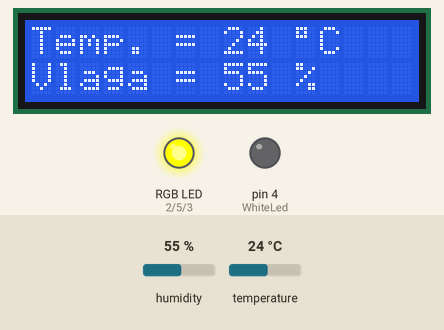
Bench run of a sketch on a simulated Arduino Uno, built with avr-gcc and run on an emulated ATmega328P. Shown: 16×2 character LCD, an RGB LED mixed from three pins (HIGH = lit), output pins drawn as LEDs (lit = HIGH). The inputs (shaded band) are chosen by the test bench; at power-on: humidity 55 %, temperature 24 °C. What the sketch prints to the serial monitor is not drawn.

Above: at 1.2 s.
1.3 s: humidity set to 22 %
At 3.4 s:
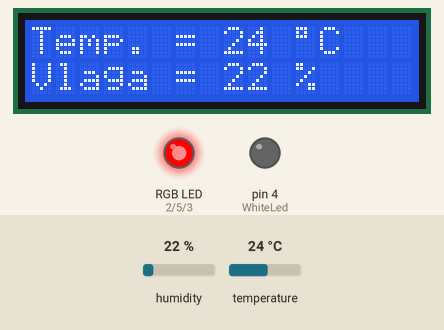
5.3 s: temperature set to 21 °C
At 7.5 s:
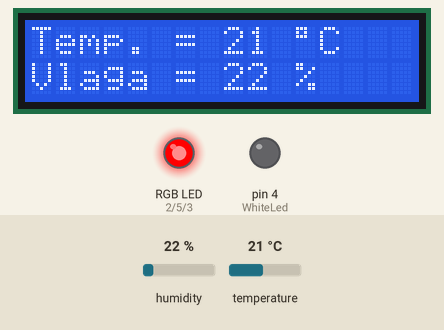
9.3 s: temperature set to 18 °C
At 13.2 s:
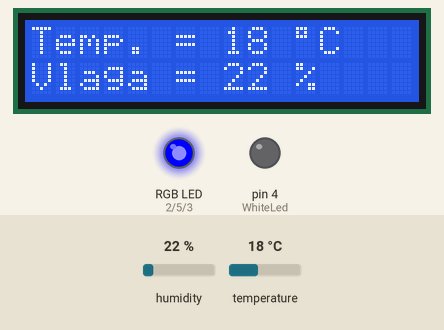
13.8 s: humidity set to 31 %
At 16.0 s:
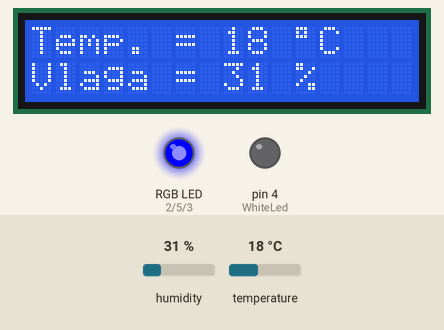
17.8 s: humidity set to 34 %
At 18.9 s:
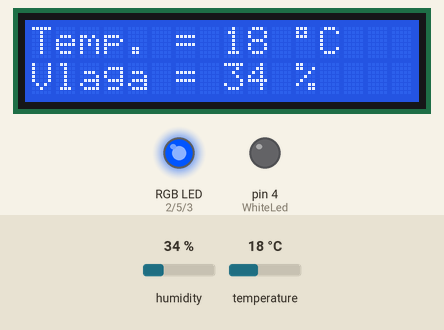
21.8 s: temperature set to 28 °C
At 25.8 s:
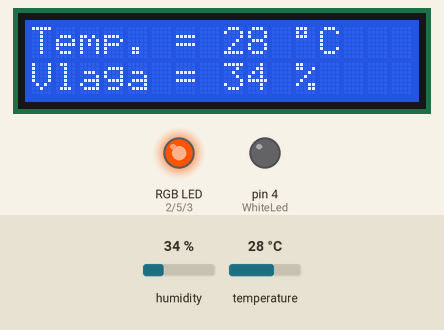
Timing chart, 0 to 27.0 s (numbered marks = the images above; inputs shaded):
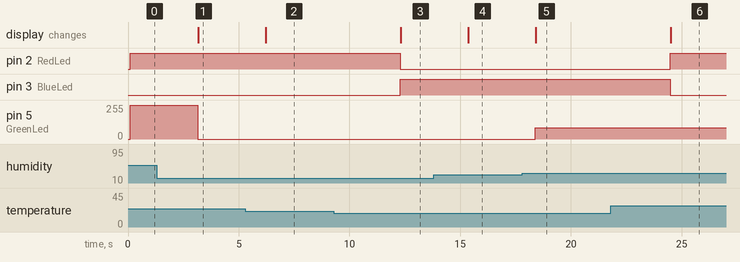

Measured:
- the behaviour switches between 20 and 19 °C on temperature (found by bisection; images 2 and 3)
- the behaviour switches between 32 and 33 % on humidity (found by bisection; images 4 and 5)
- after the input at 1.3 s, pin 5 (GreenLed): 255/255 → 0/255 after 1.8 s; the display: changes after 1.9 s (image 1)
- after the input at 5.3 s, the display: changes after 0.91 s (image 2)
- after the input at 9.3 s, pin 2 (RedLed): HIGH → LOW after 3.0 s; pin 3 (BlueLed): LOW → HIGH after 3.0 s; the display: changes after 3.0 s (image 3)
- after the input at 13.8 s, the display: changes after 1.6 s (image 4)
- after the input at 17.8 s, pin 5 (GreenLed): 0/255 → 85/255 after 0.58 s; the display: changes after 0.60 s (image 5)
- after the input at 21.8 s, pin 2 (RedLed): LOW → HIGH after 2.7 s; pin 3 (BlueLed): HIGH → LOW after 2.7 s; the display: changes after 2.7 s (image 6)

The sketch:

lcddht11.ino
```cpp
#include <Wire.h>
#include <LCD.h>
#include <LiquidCrystal_I2C.h>
#include <dht.h>

dht DHT;

#define DHT11_PIN 7

#define RedLed 2
#define BlueLed 3
#define WhiteLed 4
#define GreenLed 5

#define I2C_ADDR    0x27
#define BACKLIGHT_PIN     3
#define En_pin  2
#define Rw_pin  1
#define Rs_pin  0
#define D4_pin  4
#define D5_pin  5
#define D6_pin  6
#define D7_pin  7

int n = 1;

LiquidCrystal_I2C  lcd(I2C_ADDR,En_pin,Rw_pin,Rs_pin,D4_pin,D5_pin,D6_pin,D7_pin);

void setup()
{
  pinMode(GreenLed, OUTPUT);
  pinMode(BlueLed, OUTPUT);
  pinMode(WhiteLed, OUTPUT);
  pinMode(RedLed, OUTPUT);
 lcd.begin (16,2); //  <<----- My LCD was 16x2
  Serial.begin(9600);

// Switch on the backlight
lcd.setBacklightPin(BACKLIGHT_PIN,POSITIVE);
lcd.setBacklight(HIGH);
lcd.home (); // go home


}

void loop()
{
 int chk = DHT.read11(DHT11_PIN);
 int temp = DHT.temperature;
 int hum = DHT.humidity;
 int range = 11;
 int numH = hum/range;
 int numT = temp/range;
  Serial.println(hum);

switch (numH) {
  case 0:
  analogWrite(WhiteLed,255);
  digitalWrite(GreenLed,LOW);
  break;
  case 1:
  analogWrite(WhiteLed,170);
  digitalWrite(GreenLed,LOW);
  break;
  case 2:
  analogWrite(WhiteLed,85);
  digitalWrite(GreenLed,LOW);
  break;
  case 3:
  analogWrite(GreenLed,85);
  digitalWrite(WhiteLed,LOW);
  break;
  case 4:
  analogWrite(GreenLed,255);
  digitalWrite(WhiteLed,LOW);
  break;
  case 5:
  analogWrite(GreenLed,255);
  digitalWrite(WhiteLed,LOW);
  break;
  case 6:
  analogWrite(GreenLed,170);
  digitalWrite(WhiteLed,LOW);
  break;
  case 7:
  analogWrite(GreenLed,85);
  digitalWrite(WhiteLed,LOW);
  break;
  case 8:
  analogWrite(GreenLed,85);
  digitalWrite(WhiteLed,LOW);
  break;
  case 9:
  analogWrite(GreenLed,85);
  digitalWrite(WhiteLed,LOW);
  break;

}

if(temp>20) {
  digitalWrite(RedLed,HIGH);
  digitalWrite(BlueLed,LOW);
}
else if(temp<20) {
  digitalWrite(BlueLed,HIGH);
  digitalWrite(RedLed,LOW);
}

 lcd.setCursor (0,0);
 lcd.print("Temp. = ");
 lcd.print(temp);
 lcd.print(" ");
 lcd.print((char)223);
 lcd.print("C");
 lcd.setCursor (0,1);
 lcd.print("Vlaga = ");
 lcd.print(hum);
 lcd.print(" %");
 delay(3000);


}
```
